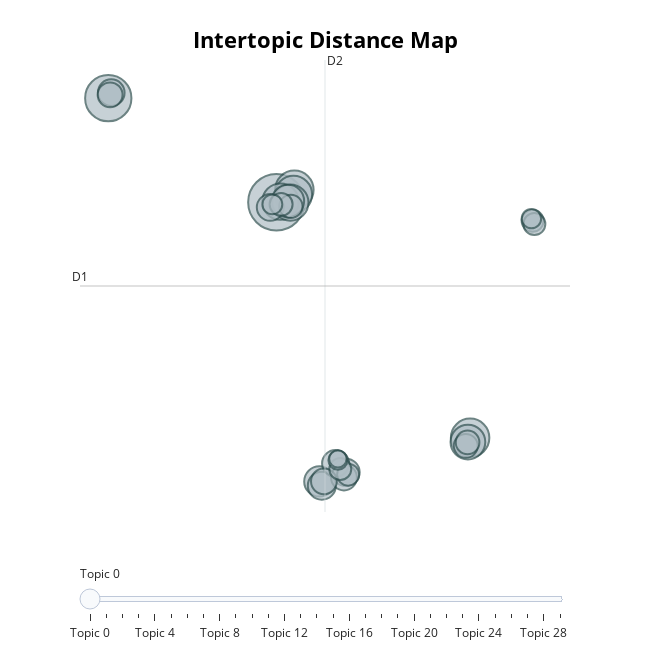

The code cell stored with this chart in its notebook:
### Markdown cell above
# 可视化

### Code cell
# Arguments:
#           topics: A selection of topics to visualize
#           top_n_topics: Only select the top n most frequent topics
#           custom_labels: Whether to use custom topic labels that were defined using 
#                      `topic_model.set_topic_labels`.
#           title: Title of the plot.
#           width: The width of the figure.
#           height: The height of the figure.
topic_model.visualize_topics()

### Figure 1 — Plotly figure (JSON) as saved in the notebook; plotly's stock layout.template omitted (floating-point values rounded to 4 significant figures)
{"data": [{"customdata": [[0, "entanglement | states | of | the | we", 212], [1, "quantum | of | to | and | the", 142], [2, "topological | majorana | superconductor | superconductivity | in", 98], [3, "laser | the | of | and | ion", 98], [4, "superconducting | qubit | flux | the | to", 92], [5, "state | entangled | states | teleportation | scheme", 88], [6, "photons | optical | photon | quantum | light", 87], [7, "stars | the | ray | of | star", 80], [8, "cavity | gate | the | scheme | two", 70], [9, "diamond | nv | vacancy | nitrogen | center", 61], [10, "dots | dot | spin | quantum | electron", 52], [11, "spin | model | the | of | kitaev", 50], [12, "noise | the | of | to | we", 48], [13, "should | eq | paper | in | differential", 48], [14, "error | codes | errors | quantum | qubits", 47], [15, "hamiltonian | the | gauge | hamiltonians | we", 44], [16, "spin | nuclear | the | spins | of", 44], [17, "cloning | measurement | quantum | the | of", 41], [18, "the | and | in | magnetic | cu", 38], [19, "flow | viscosity | the | has | electrodes", 37], [20, "gates | gate | toffoli | clifford | qubit", 36], [21, "protocol | key | secret | protocols | attack", 35], [22, "thermal | entanglement | heisenberg | the | magnetic", 32], [23, "donor | si | silicon | electron | nuclear", 32], [24, "spin | the | chain | of | quantum", 32], [25, "films | the | and | film | of", 32], [26, "bell | inequality | inequalities | violation | chsh", 26], [27, "sic | silicon | 4h | carbide | vacancy", 25], [28, "correlations | the | qubit | of | we", 24], [29, "cells | quorum | luminescence | proteins | are", 20]], "hovertemplate": "<b>Topic %{customdata[0]}</b><br>%{customdata[1]}<br>Size: %{customdata[2]}", "legendgroup": "", "marker": {"color": "#B0BEC5", "line": {"color": "DarkSlateGrey", "width": 2}, "size": [212, 142, 98, 98, 92, 88, 87, 80, 70, 61, 52, 50, 48, 48, 47, 44, 44, 41, 38, 37, 36, 35, 32, 32, 32, 32, 26, 25, 24, 20], "sizemode": "area", "sizeref": 0.1325, "symbol": "circle"}, "mode": "markers", "name": "", "orientation": "v", "showlegend": false, "type": "scatter", "x": [-2.018, -18.7, -0.2394, 17.19, -0.3299, -1.62, -0.6366, 16.97, -0.8839, 2.241, 2.483, 4.875, 3.846, -2.63, -18.4, 4.681, 2.69, -18.52, 16.76, 16.94, -0.5868, -1.555, 5.09, 23.39, 4.315, 23.56, -2.422, 23.27, 4.078, 4.078], "xaxis": "x", "y": [5.793, 11.37, 6.464, -6.827, 6.212, 5.829, 5.782, -7.054, 5.862, -9.162, -9.392, -8.677, -8.199, 5.522, 11.67, -8.953, -9.156, 11.55, -7.258, -7.072, 5.573, 5.682, -8.799, 4.799, -8.495, 4.626, 5.681, 4.918, -8.028, -7.952], "yaxis": "y"}], "layout": {"annotations": [{"showarrow": false, "text": "D1", "x": -21.5, "y": 1.309, "yshift": 10}, {"showarrow": false, "text": "D2", "x": 2.799, "xshift": 10, "y": 13.42}], "height": 650, "hoverlabel": {"bgcolor": "white", "font": {"family": "Rockwell", "size": 16}}, "legend": {"itemsizing": "constant", "tracegroupgap": 0}, "margin": {"t": 60}, "shapes": [{"line": {"color": "#CFD8DC", "width": 2}, "type": "line", "x0": 2.799, "x1": 2.799, "y0": -10.8, "y1": 13.42}, {"line": {"color": "#9E9E9E", "width": 2}, "type": "line", "x0": -21.5, "x1": 27.1, "y0": 1.309, "y1": 1.309}], "sliders": [{"active": 0, "pad": {"t": 50}, "steps": [{"args": [{"marker.color": [["red", "#B0BEC5", "#B0BEC5", "#B0BEC5", "#B0BEC5", "#B0BEC5", "#B0BEC5", "#B0BEC5", "#B0BEC5", "#B0BEC5", "#B0BEC5", "#B0BEC5", "#B0BEC5", "#B0BEC5", "#B0BEC5", "#B0BEC5", "#B0BEC5", "#B0BEC5", "#B0BEC5", "#B0BEC5", "#B0BEC5", "#B0BEC5", "#B0BEC5", "#B0BEC5", "#B0BEC5", "#B0BEC5", "#B0BEC5", "#B0BEC5", "#B0BEC5", "#B0BEC5"]]}], "label": "Topic 0", "method": "update"}, {"args": [{"marker.color": [["#B0BEC5", "red", "#B0BEC5", "#B0BEC5", "#B0BEC5", "#B0BEC5", "#B0BEC5", "#B0BEC5", "#B0BEC5", "#B0BEC5", "#B0BEC5", "#B0BEC5", "#B0BEC5", "#B0BEC5", "#B0BEC5", "#B0BEC5", "#B0BEC5", "#B0BEC5", "#B0BEC5", "#B0BEC5", "#B0BEC5", "#B0BEC5", "#B0BEC5", "#B0BEC5", "#B0BEC5", "#B0BEC5", "#B0BEC5", "#B0BEC5", "#B0BEC5", "#B0BEC5"]]}], "label": "Topic 1", "method": "update"}, {"args": [{"marker.color": [["#B0BEC5", "#B0BEC5", "red", "#B0BEC5", "#B0BEC5", "#B0BEC5", "#B0BEC5", "#B0BEC5", "#B0BEC5", "#B0BEC5", "#B0BEC5", "#B0BEC5", "#B0BEC5", "#B0BEC5", "#B0BEC5", "#B0BEC5", "#B0BEC5", "#B0BEC5", "#B0BEC5", "#B0BEC5", "#B0BEC5", "#B0BEC5", "#B0BEC5", "#B0BEC5", "#B0BEC5", "#B0BEC5", "#B0BEC5", "#B0BEC5", "#B0BEC5", "#B0BEC5"]]}], "label": "Topic 2", "method": "update"}, {"args": [{"marker.color": [["#B0BEC5", "#B0BEC5", "#B0BEC5", "red", "#B0BEC5", "#B0BEC5", "#B0BEC5", "#B0BEC5", "#B0BEC5", "#B0BEC5", "#B0BEC5", "#B0BEC5", "#B0BEC5", "#B0BEC5", "#B0BEC5", "#B0BEC5", "#B0BEC5", "#B0BEC5", "#B0BEC5", "#B0BEC5", "#B0BEC5", "#B0BEC5", "#B0BEC5", "#B0BEC5", "#B0BEC5", "#B0BEC5", "#B0BEC5", "#B0BEC5", "#B0BEC5", "#B0BEC5"]]}], "label": "Topic 3", "method": "update"}, {"args": [{"marker.color": [["#B0BEC5", "#B0BEC5", "#B0BEC5", "#B0BEC5", "red", "#B0BEC5", "#B0BEC5", "#B0BEC5", "#B0BEC5", "#B0BEC5", "#B0BEC5", "#B0BEC5", "#B0BEC5", "#B0BEC5", "#B0BEC5", "#B0BEC5", "#B0BEC5", "#B0BEC5", "#B0BEC5", "#B0BEC5", "#B0BEC5", "#B0BEC5", "#B0BEC5", "#B0BEC5", "#B0BEC5", "#B0BEC5", "#B0BEC5", "#B0BEC5", "#B0BEC5", "#B0BEC5"]]}], "label": "Topic 4", "method": "update"}, {"args": [{"marker.color": [["#B0BEC5", "#B0BEC5", "#B0BEC5", "#B0BEC5", "#B0BEC5", "red", "#B0BEC5", "#B0BEC5", "#B0BEC5", "#B0BEC5", "#B0BEC5", "#B0BEC5", "#B0BEC5", "#B0BEC5", "#B0BEC5", "#B0BEC5", "#B0BEC5", "#B0BEC5", "#B0BEC5", "#B0BEC5", "#B0BEC5", "#B0BEC5", "#B0BEC5", "#B0BEC5", "#B0BEC5", "#B0BEC5", "#B0BEC5", "#B0BEC5", "#B0BEC5", "#B0BEC5"]]}], "label": "Topic 5", "method": "update"}, {"args": [{"marker.color": [["#B0BEC5", "#B0BEC5", "#B0BEC5", "#B0BEC5", "#B0BEC5", "#B0BEC5", "red", "#B0BEC5", "#B0BEC5", "#B0BEC5", "#B0BEC5", "#B0BEC5", "#B0BEC5", "#B0BEC5", "#B0BEC5", "#B0BEC5", "#B0BEC5", "#B0BEC5", "#B0BEC5", "#B0BEC5", "#B0BEC5", "#B0BEC5", "#B0BEC5", "#B0BEC5", "#B0BEC5", "#B0BEC5", "#B0BEC5", "#B0BEC5", "#B0BEC5", "#B0BEC5"]]}], "label": "Topic 6", "method": "update"}, {"args": [{"marker.color": [["#B0BEC5", "#B0BEC5", "#B0BEC5", "#B0BEC5", "#B0BEC5", "#B0BEC5", "#B0BEC5", "red", "#B0BEC5", "#B0BEC5", "#B0BEC5", "#B0BEC5", "#B0BEC5", "#B0BEC5", "#B0BEC5", "#B0BEC5", "#B0BEC5", "#B0BEC5", "#B0BEC5", "#B0BEC5", "#B0BEC5", "#B0BEC5", "#B0BEC5", "#B0BEC5", "#B0BEC5", "#B0BEC5", "#B0BEC5", "#B0BEC5", "#B0BEC5", "#B0BEC5"]]}], "label": "Topic 7", "method": "update"}, {"args": [{"marker.color": [["#B0BEC5", "#B0BEC5", "#B0BEC5", "#B0BEC5", "#B0BEC5", "#B0BEC5", "#B0BEC5", "#B0BEC5", "red", "#B0BEC5", "#B0BEC5", "#B0BEC5", "#B0BEC5", "#B0BEC5", "#B0BEC5", "#B0BEC5", "#B0BEC5", "#B0BEC5", "#B0BEC5", "#B0BEC5", "#B0BEC5", "#B0BEC5", "#B0BEC5", "#B0BEC5", "#B0BEC5", "#B0BEC5", "#B0BEC5", "#B0BEC5", "#B0BEC5", "#B0BEC5"]]}], "label": "Topic 8", "method": "update"}, {"args": [{"marker.color": [["#B0BEC5", "#B0BEC5", "#B0BEC5", "#B0BEC5", "#B0BEC5", "#B0BEC5", "#B0BEC5", "#B0BEC5", "#B0BEC5", "red", "#B0BEC5", "#B0BEC5", "#B0BEC5", "#B0BEC5", "#B0BEC5", "#B0BEC5", "#B0BEC5", "#B0BEC5", "#B0BEC5", "#B0BEC5", "#B0BEC5", "#B0BEC5", "#B0BEC5", "#B0BEC5", "#B0BEC5", "#B0BEC5", "#B0BEC5", "#B0BEC5", "#B0BEC5", "#B0BEC5"]]}], "label": "Topic 9", "method": "update"}, {"args": [{"marker.color": [["#B0BEC5", "#B0BEC5", "#B0BEC5", "#B0BEC5", "#B0BEC5", "#B0BEC5", "#B0BEC5", "#B0BEC5", "#B0BEC5", "#B0BEC5", "red", "#B0BEC5", "#B0BEC5", "#B0BEC5", "#B0BEC5", "#B0BEC5", "#B0BEC5", "#B0BEC5", "#B0BEC5", "#B0BEC5", "#B0BEC5", "#B0BEC5", "#B0BEC5", "#B0BEC5", "#B0BEC5", "#B0BEC5", "#B0BEC5", "#B0BEC5", "#B0BEC5", "#B0BEC5"]]}], "label": "Topic 10", "method": "update"}, {"args": [{"marker.color": [["#B0BEC5", "#B0BEC5", "#B0BEC5", "#B0BEC5", "#B0BEC5", "#B0BEC5", "#B0BEC5", "#B0BEC5", "#B0BEC5", "#B0BEC5", "#B0BEC5", "red", "#B0BEC5", "#B0BEC5", "#B0BEC5", "#B0BEC5", "#B0BEC5", "#B0BEC5", "#B0BEC5", "#B0BEC5", "#B0BEC5", "#B0BEC5", "#B0BEC5", "#B0BEC5", "#B0BEC5", "#B0BEC5", "#B0BEC5", "#B0BEC5", "#B0BEC5", "#B0BEC5"]]}], "label": "Topic 11", "method": "update"}, {"args": [{"marker.color": [["#B0BEC5", "#B0BEC5", "#B0BEC5", "#B0BEC5", "#B0BEC5", "#B0BEC5", "#B0BEC5", "#B0BEC5", "#B0BEC5", "#B0BEC5", "#B0BEC5", "#B0BEC5", "red", "#B0BEC5", "#B0BEC5", "#B0BEC5", "#B0BEC5", "#B0BEC5", "#B0BEC5", "#B0BEC5", "#B0BEC5", "#B0BEC5", "#B0BEC5", "#B0BEC5", "#B0BEC5", "#B0BEC5", "#B0BEC5", "#B0BEC5", "#B0BEC5", "#B0BEC5"]]}], "label": "Topic 12", "method": "update"}, {"args": [{"marker.color": [["#B0BEC5", "#B0BEC5", "#B0BEC5", "#B0BEC5", "#B0BEC5", "#B0BEC5", "#B0BEC5", "#B0BEC5", "#B0BEC5", "#B0BEC5", "#B0BEC5", "#B0BEC5", "#B0BEC5", "red", "#B0BEC5", "#B0BEC5", "#B0BEC5", "#B0BEC5", "#B0BEC5", "#B0BEC5", "#B0BEC5", "#B0BEC5", "#B0BEC5", "#B0BEC5", "#B0BEC5", "#B0BEC5", "#B0BEC5", "#B0BEC5", "#B0BEC5", "#B0BEC5"]]}], "label": "Topic 13", "method": "update"}, {"args": [{"marker.color": [["#B0BEC5", "#B0BEC5", "#B0BEC5", "#B0BEC5", "#B0BEC5", "#B0BEC5", "#B0BEC5", "#B0BEC5", "#B0BEC5", "#B0BEC5", "#B0BEC5", "#B0BEC5", "#B0BEC5", "#B0BEC5", "red", "#B0BEC5", "#B0BEC5", "#B0BEC5", "#B0BEC5", "#B0BEC5", "#B0BEC5", "#B0BEC5", "#B0BEC5", "#B0BEC5", "#B0BEC5", "#B0BEC5", "#B0BEC5", "#B0BEC5", "#B0BEC5", "#B0BEC5"]]}], "label": "Topic 14", "method": "update"}, {"args": [{"marker.color": [["#B0BEC5", "#B0BEC5", "#B0BEC5", "#B0BEC5", "#B0BEC5", "#B0BEC5", "#B0BEC5", "#B0BEC5", "#B0BEC5", "#B0BEC5", "#B0BEC5", "#B0BEC5", "#B0BEC5", "#B0BEC5", "#B0BEC5", "red", "#B0BEC5", "#B0BEC5", "#B0BEC5", "#B0BEC5", "#B0BEC5", "#B0BEC5", "#B0BEC5", "#B0BEC5", "#B0BEC5", "#B0BEC5", "#B0BEC5", "#B0BEC5", "#B0BEC5", "#B0BEC5"]]}], "label": "Topic 15", "method": "update"}, {"args": [{"marker.color": [["#B0BEC5", "#B0BEC5", "#B0BEC5", "#B0BEC5", "#B0BEC5", "#B0BEC5", "#B0BEC5", "#B0BEC5", "#B0BEC5", "#B0BEC5", "#B0BEC5", "#B0BEC5", "#B0BEC5", "#B0BEC5", "#B0BEC5", "#B0BEC5", "red", "#B0BEC5", "#B0BEC5", "#B0BEC5", "#B0BEC5", "#B0BEC5", "#B0BEC5", "#B0BEC5", "#B0BEC5", "#B0BEC5", "#B0BEC5", "#B0BEC5", "#B0BEC5", "#B0BEC5"]]}], "label": "Topic 16", "method": "update"}, {"args": [{"marker.color": [["#B0BEC5", "#B0BEC5", "#B0BEC5", "#B0BEC5", "#B0BEC5", "#B0BEC5", "#B0BEC5", "#B0BEC5", "#B0BEC5", "#B0BEC5", "#B0BEC5", "#B0BEC5", "#B0BEC5", "#B0BEC5", "#B0BEC5", "#B0BEC5", "#B0BEC5", "red", "#B0BEC5", "#B0BEC5", "#B0BEC5", "#B0BEC5", "#B0BEC5", "#B0BEC5", "#B0BEC5", "#B0BEC5", "#B0BEC5", "#B0BEC5", "#B0BEC5", "#B0BEC5"]]}], "label": "Topic 17", "method": "update"}, {"args": [{"marker.color": [["#B0BEC5", "#B0BEC5", "#B0BEC5", "#B0BEC5", "#B0BEC5", "#B0BEC5", "#B0BEC5", "#B0BEC5", "#B0BEC5", "#B0BEC5", "#B0BEC5", "#B0BEC5", "#B0BEC5", "#B0BEC5", "#B0BEC5", "#B0BEC5", "#B0BEC5", "#B0BEC5", "red", "#B0BEC5", "#B0BEC5", "#B0BEC5", "#B0BEC5", "#B0BEC5", "#B0BEC5", "#B0BEC5", "#B0BEC5", "#B0BEC5", "#B0BEC5", "#B0BEC5"]]}], "label": "Topic 18", "method": "update"}, {"args": [{"marker.color": [["#B0BEC5", "#B0BEC5", "#B0BEC5", "#B0BEC5", "#B0BEC5", "#B0BEC5", "#B0BEC5", "#B0BEC5", "#B0BEC5", "#B0BEC5", "#B0BEC5", "#B0BEC5", "#B0BEC5", "#B0BEC5", "#B0BEC5", "#B0BEC5", "#B0BEC5", "#B0BEC5", "#B0BEC5", "red", "#B0BEC5", "#B0BEC5", "#B0BEC5", "#B0BEC5", "#B0BEC5", "#B0BEC5", "#B0BEC5", "#B0BEC5", "#B0BEC5", "#B0BEC5"]]}], "label": "Topic 19", "method": "update"}, {"args": [{"marker.color": [["#B0BEC5", "#B0BEC5", "#B0BEC5", "#B0BEC5", "#B0BEC5", "#B0BEC5", "#B0BEC5", "#B0BEC5", "#B0BEC5", "#B0BEC5", "#B0BEC5", "#B0BEC5", "#B0BEC5", "#B0BEC5", "#B0BEC5", "#B0BEC5", "#B0BEC5", "#B0BEC5", "#B0BEC5", "#B0BEC5", "red", "#B0BEC5", "#B0BEC5", "#B0BEC5", "#B0BEC5", "#B0BEC5", "#B0BEC5", "#B0BEC5", "#B0BEC5", "#B0BEC5"]]}], "label": "Topic 20", "method": "update"}, {"args": [{"marker.color": [["#B0BEC5", "#B0BEC5", "#B0BEC5", "#B0BEC5", "#B0BEC5", "#B0BEC5", "#B0BEC5", "#B0BEC5", "#B0BEC5", "#B0BEC5", "#B0BEC5", "#B0BEC5", "#B0BEC5", "#B0BEC5", "#B0BEC5", "#B0BEC5", "#B0BEC5", "#B0BEC5", "#B0BEC5", "#B0BEC5", "#B0BEC5", "red", "#B0BEC5", "#B0BEC5", "#B0BEC5", "#B0BEC5", "#B0BEC5", "#B0BEC5", "#B0BEC5", "#B0BEC5"]]}], "label": "Topic 21", "method": "update"}, {"args": [{"marker.color": [["#B0BEC5", "#B0BEC5", "#B0BEC5", "#B0BEC5", "#B0BEC5", "#B0BEC5", "#B0BEC5", "#B0BEC5", "#B0BEC5", "#B0BEC5", "#B0BEC5", "#B0BEC5", "#B0BEC5", "#B0BEC5", "#B0BEC5", "#B0BEC5", "#B0BEC5", "#B0BEC5", "#B0BEC5", "#B0BEC5", "#B0BEC5", "#B0BEC5", "red", "#B0BEC5", "#B0BEC5", "#B0BEC5", "#B0BEC5", "#B0BEC5", "#B0BEC5", "#B0BEC5"]]}], "label": "Topic 22", "method": "update"}, {"args": [{"marker.color": [["#B0BEC5", "#B0BEC5", "#B0BEC5", "#B0BEC5", "#B0BEC5", "#B0BEC5", "#B0BEC5", "#B0BEC5", "#B0BEC5", "#B0BEC5", "#B0BEC5", "#B0BEC5", "#B0BEC5", "#B0BEC5", "#B0BEC5", "#B0BEC5", "#B0BEC5", "#B0BEC5", "#B0BEC5", "#B0BEC5", "#B0BEC5", "#B0BEC5", "#B0BEC5", "red", "#B0BEC5", "#B0BEC5", "#B0BEC5", "#B0BEC5", "#B0BEC5", "#B0BEC5"]]}], "label": "Topic 23", "method": "update"}, {"args": [{"marker.color": [["#B0BEC5", "#B0BEC5", "#B0BEC5", "#B0BEC5", "#B0BEC5", "#B0BEC5", "#B0BEC5", "#B0BEC5", "#B0BEC5", "#B0BEC5", "#B0BEC5", "#B0BEC5", "#B0BEC5", "#B0BEC5", "#B0BEC5", "#B0BEC5", "#B0BEC5", "#B0BEC5", "#B0BEC5", "#B0BEC5", "#B0BEC5", "#B0BEC5", "#B0BEC5", "#B0BEC5", "red", "#B0BEC5", "#B0BEC5", "#B0BEC5", "#B0BEC5", "#B0BEC5"]]}], "label": "Topic 24", "method": "update"}, {"args": [{"marker.color": [["#B0BEC5", "#B0BEC5", "#B0BEC5", "#B0BEC5", "#B0BEC5", "#B0BEC5", "#B0BEC5", "#B0BEC5", "#B0BEC5", "#B0BEC5", "#B0BEC5", "#B0BEC5", "#B0BEC5", "#B0BEC5", "#B0BEC5", "#B0BEC5", "#B0BEC5", "#B0BEC5", "#B0BEC5", "#B0BEC5", "#B0BEC5", "#B0BEC5", "#B0BEC5", "#B0BEC5", "#B0BEC5", "red", "#B0BEC5", "#B0BEC5", "#B0BEC5", "#B0BEC5"]]}], "label": "Topic 25", "method": "update"}, {"args": [{"marker.color": [["#B0BEC5", "#B0BEC5", "#B0BEC5", "#B0BEC5", "#B0BEC5", "#B0BEC5", "#B0BEC5", "#B0BEC5", "#B0BEC5", "#B0BEC5", "#B0BEC5", "#B0BEC5", "#B0BEC5", "#B0BEC5", "#B0BEC5", "#B0BEC5", "#B0BEC5", "#B0BEC5", "#B0BEC5", "#B0BEC5", "#B0BEC5", "#B0BEC5", "#B0BEC5", "#B0BEC5", "#B0BEC5", "#B0BEC5", "red", "#B0BEC5", "#B0BEC5", "#B0BEC5"]]}], "label": "Topic 26", "method": "update"}, {"args": [{"marker.color": [["#B0BEC5", "#B0BEC5", "#B0BEC5", "#B0BEC5", "#B0BEC5", "#B0BEC5", "#B0BEC5", "#B0BEC5", "#B0BEC5", "#B0BEC5", "#B0BEC5", "#B0BEC5", "#B0BEC5", "#B0BEC5", "#B0BEC5", "#B0BEC5", "#B0BEC5", "#B0BEC5", "#B0BEC5", "#B0BEC5", "#B0BEC5", "#B0BEC5", "#B0BEC5", "#B0BEC5", "#B0BEC5", "#B0BEC5", "#B0BEC5", "red", "#B0BEC5", "#B0BEC5"]]}], "label": "Topic 27", "method": "update"}, {"args": [{"marker.color": [["#B0BEC5", "#B0BEC5", "#B0BEC5", "#B0BEC5", "#B0BEC5", "#B0BEC5", "#B0BEC5", "#B0BEC5", "#B0BEC5", "#B0BEC5", "#B0BEC5", "#B0BEC5", "#B0BEC5", "#B0BEC5", "#B0BEC5", "#B0BEC5", "#B0BEC5", "#B0BEC5", "#B0BEC5", "#B0BEC5", "#B0BEC5", "#B0BEC5", "#B0BEC5", "#B0BEC5", "#B0BEC5", "#B0BEC5", "#B0BEC5", "#B0BEC5", "red", "#B0BEC5"]]}], "label": "Topic 28", "method": "update"}, {"args": [{"marker.color": [["#B0BEC5", "#B0BEC5", "#B0BEC5", "#B0BEC5", "#B0BEC5", "#B0BEC5", "#B0BEC5", "#B0BEC5", "#B0BEC5", "#B0BEC5", "#B0BEC5", "#B0BEC5", "#B0BEC5", "#B0BEC5", "#B0BEC5", "#B0BEC5", "#B0BEC5", "#B0BEC5", "#B0BEC5", "#B0BEC5", "#B0BEC5", "#B0BEC5", "#B0BEC5", "#B0BEC5", "#B0BEC5", "#B0BEC5", "#B0BEC5", "#B0BEC5", "#B0BEC5", "red"]]}], "label": "Topic 29", "method": "update"}]}], "title": {"font": {"color": "Black", "size": 22}, "text": "<b>Intertopic Distance Map</b>", "x": 0.5, "xanchor": "center", "y": 0.95, "yanchor": "top"}, "width": 650, "xaxis": {"anchor": "y", "domain": [0, 1], "range": [-21.5, 27.1], "title": {"text": ""}, "visible": false}, "yaxis": {"anchor": "x", "domain": [0, 1], "range": [-10.8, 13.42], "title": {"text": ""}, "visible": false}}}
